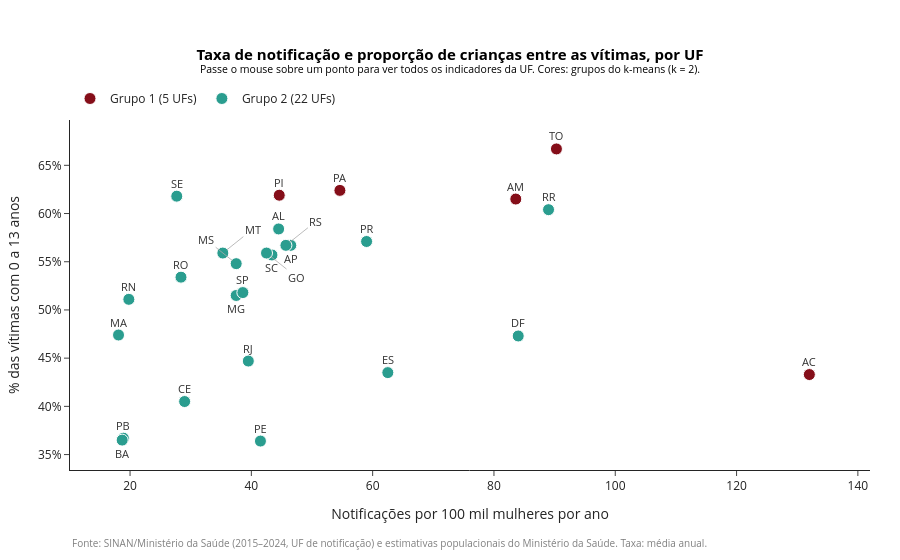

This figure's notebook cell:
### Markdown cell above
**Com quatro grupos.** A divisão em 4 grupos (silhueta 0,27) detalha a anterior. O Acre fica sozinho no Grupo A, pela taxa muito acima das demais (132 por 100 mil mulheres por ano) e por ter só 7,5% de agressores da família. O Grupo B junta Amazonas, Pará, Piauí e Tocantins (o Grupo 1 anterior, sem o Acre) com Rio Grande do Sul e Sergipe: taxa acima da média, mais crianças entre as vítimas (62%) e mais casos em casa (77%). O Grupo C reúne 15 UFs, todas as do Sudeste e do Centro-Oeste, além de Paraná, Santa Catarina e algumas do Norte e do Nordeste, com perfil próximo da média. O Grupo D reúne cinco estados do Nordeste (Bahia, Ceará, Maranhão, Paraíba e Pernambuco), com a menor taxa (25,2), a menor proporção de crianças (40%) e poucos agressores da família (13%).

**Como interpretar.** O Grupo D é o retrato mais claro da subnotificação. São estados com taxas de notificação baixas na saúde e, como mostrou a seção 7, com a polícia registrando mais casos de crianças do que a saúde (na Bahia, mais de quatro vezes). Ou seja, a proporção menor de crianças nesse grupo provavelmente vem de crianças que não chegam à notificação de saúde, e não de menos violência contra elas.

### Code cell
# Taxa de notificação × proporção de crianças entre as vítimas, por UF, com as cores dos grupos do k-means (k = 2)
x_col, y_col = "taxa_anual", "pct_criancas"
dados_uf = indicadores.reset_index()
x_lim = [dados_uf[x_col].min() - 8, dados_uf[x_col].max() + 10]
y_lim = [dados_uf[y_col].min() - 3, dados_uf[y_col].max() + 3]
titulo_disp = "Taxa de notificação e proporção de crianças entre as vítimas, por UF"
fonte_disp = ("Fonte: SINAN/Ministério da Saúde (2015–2024, UF de notificação) e estimativas populacionais do Ministério "
              "da Saúde. Taxa: média anual.")

# Versão estática (imagem salva na pasta figures). Fica visível no notebook porque o GitHub não mostra gráficos do
# plotly (JavaScript): sem ela, o notebook aberto no GitHub teria um espaço em branco
fig, ax = plt.subplots(figsize=(9, 5.6))
for g in nomes_grupos:
    d = dados_uf[dados_uf["GRUPO"] == g]
    ax.scatter(d[x_col], d[y_col], s=70, color=cores_grupos[g], edgecolor="white", linewidth=1, zorder=3,
               label=f"{g} ({len(d)} UFs)")
legenda = ax.legend(loc="upper right")
ax.set_xlim(x_lim)
ax.set_ylim(y_lim)
ax.yaxis.set_major_formatter(fmt_pct)
ax.set_xlabel("Notificações por 100 mil mulheres por ano")
ax.set_ylabel("% das vítimas com 0 a 13 anos")
plt.tight_layout()
rotulos_sem_sobrepor(ax, dados_uf[x_col], dados_uf[y_col], dados_uf["SIGLA"], evitar=[legenda])
nota_de_fonte(fig, fonte_disp)
titulo_na_imagem(fig, titulo_disp + " (cores: grupos do k-means, k = 2)")
plt.savefig("../figures/p8_taxa_criancas_grupos.png", dpi=200, bbox_inches="tight")
plt.show()

# Versão interativa: passe o mouse sobre um ponto para ver todos os indicadores da UF
LARGURA, ALTURA = 900, 560
MARGEM = dict(l=70, r=30, t=120, b=90)

def em_pixels(x, y):
    """Converte um ponto do gráfico para pixels (origem no canto superior esquerdo)."""
    largura_util = LARGURA - MARGEM["l"] - MARGEM["r"]
    altura_util = ALTURA - MARGEM["t"] - MARGEM["b"]
    px = MARGEM["l"] + (x - x_lim[0]) / (x_lim[1] - x_lim[0]) * largura_util
    py = MARGEM["t"] + (y_lim[1] - y) / (y_lim[1] - y_lim[0]) * altura_util
    return px, py

# Escolhe a posição de cada sigla: primeiro ao lado do ponto; se não couber, um pouco mais longe, com uma linha até ele
pontos = [em_pixels(x, y) for x, y in zip(dados_uf[x_col], dados_uf[y_col])]
ocupado = [(px - 6, py - 6, px + 6, py + 6) for px, py in pontos]
perto = [(0, -13), (0, 13), (16, 0), (-16, 0), (14, -11), (-14, -11), (14, 11), (-14, 11)]
longe = [(30, -24), (-30, -24), (30, 24), (-30, 24), (44, 0), (-44, 0), (0, -34), (0, 34)]
sobrepoe = lambda a, b: not (a[2] <= b[0] or b[2] <= a[0] or a[3] <= b[1] or b[3] <= a[1])
anotacoes = []
for (px, py), sigla, x, y in zip(pontos, dados_uf["SIGLA"], dados_uf[x_col], dados_uf[y_col]):
    larg, alt = 8 * len(sigla) + 2, 14
    escolha = None
    for dx, dy in perto + longe:
        caixa = (px + dx - larg / 2, py + dy - alt / 2, px + dx + larg / 2, py + dy + alt / 2)
        if not any(sobrepoe(caixa, o) for o in ocupado):
            escolha = (dx, dy, caixa)
            break
    if escolha is None:
        escolha = (0, -13, (px - larg / 2, py - 19, px + larg / 2, py - 6))
    dx, dy, caixa = escolha
    ocupado.append(caixa)
    afastado = (dx, dy) in longe
    anotacoes.append(dict(x=x, y=y, text=sigla, showarrow=afastado, ax=dx, ay=dy, arrowhead=0, arrowwidth=0.8,
                          arrowcolor="#AAAAAA", standoff=5, xshift=0 if afastado else dx,
                          yshift=0 if afastado else -dy, font=dict(size=11, color="#333333")))

# nota de fonte no rodapé, abaixo do título do eixo x
anotacoes.append(dict(text=fonte_disp, xref="paper", yref="paper", x=0, xanchor="left", yanchor="bottom",
                      y=-(MARGEM["b"] - 8) / (ALTURA - MARGEM["t"] - MARGEM["b"]), showarrow=False,
                      font=dict(size=10, color="gray")))

fig_int = go.Figure()
for g in nomes_grupos:
    d = dados_uf[dados_uf["GRUPO"] == g]
    fig_int.add_trace(go.Scatter(
        x=d[x_col], y=d[y_col], mode="markers", name=f"{g} ({len(d)} UFs)",
        marker=dict(size=12, color=cores_grupos[g], line=dict(width=1, color="white")),
        customdata=d[["ESTADO", "pct_residencia", "pct_familiar", "pct_desconhecido"]],
        hovertemplate=("<b>%{customdata[0]}</b><br>Taxa: %{x:.1f} por 100 mil mulheres/ano<br>"
                       "Vítimas de 0 a 13 anos: %{y:.1f}%<br>Casos na residência: %{customdata[1]:.1f}%<br>"
                       "Agressor da família: %{customdata[2]:.1f}%<br>Agressor desconhecido: %{customdata[3]:.1f}%"
                       "<extra></extra>"),
    ))
fig_int.update_layout(
    width=LARGURA, height=ALTURA, margin=MARGEM, template="simple_white", annotations=anotacoes,
    title=dict(text=(f"<b>{titulo_disp}</b><br>"
                     "<sup>Passe o mouse sobre um ponto para ver todos os indicadores da UF. "
                     "Cores: grupos do k-means (k = 2).</sup>"), x=0.5, xanchor="center",
               font=dict(size=15, color="black")),  # 15 px na tela ≈ tamanho 11 dos outros gráficos
    legend=dict(orientation="h", x=0.0, y=1.02, xanchor="left", yanchor="bottom"),
    xaxis=dict(title="Notificações por 100 mil mulheres por ano", range=x_lim),
    yaxis=dict(title="% das vítimas com 0 a 13 anos", range=y_lim, ticksuffix="%"),
    separators=",.",
)
fig_int.show()

### Figure 1 — Plotly figure (JSON) as saved in the notebook; plotly's stock layout.template omitted (floating-point values rounded to 4 significant figures)
{"data": [{"customdata": [["Acre", 87.8, 7.5, 11], ["Amazonas", 82.6, 18.7, 15.1], ["Pará", 78.6, 21.2, 12.9], ["Tocantins", 77.8, 20.9, 14.9], ["Piauí", 76, 19.8, 9.6]], "hovertemplate": "<b>%{customdata[0]}</b><br>Taxa: %{x:.1f} por 100 mil mulheres/ano<br>Vítimas de 0 a 13 anos: %{y:.1f}%<br>Casos na residência: %{customdata[1]:.1f}%<br>Agressor da família: %{customdata[2]:.1f}%<br>Agressor desconhecido: %{customdata[3]:.1f}%<extra></extra>", "marker": {"color": "#850E19", "line": {"color": "white", "width": 1}, "size": 12}, "mode": "markers", "name": "Grupo 1 (5 UFs)", "type": "scatter", "x": [132.0, 83.6, 54.6, 90.3, 44.6], "y": [43.3, 61.5, 62.4, 66.7, 61.9]}, {"customdata": [["Rondônia", 74.5, 15.3, 22.7], ["Roraima", 70.2, 17.9, 24.2], ["Amapá", 76.4, 12.9, 19.6], ["Maranhão", 75.3, 12.1, 18.4], ["Ceará", 72, 16.7, 16.7], ["Rio Grande do Norte", 66.9, 17.5, 20.9], ["Paraíba", 66.4, 10.4, 25.5], ["Pernambuco", 68.8, 11.3, 21.7], ["Alagoas", 69.3, 20.7, 17.2], ["Sergipe", 73.1, 20, 13.7], ["Bahia", 71.1, 13.2, 21.1], ["Minas Gerais", 67.6, 20.7, 20.1], ["Espírito Santo", 72.9, 20.8, 15.9], ["Rio de Janeiro", 67.1, 20.3, 24], ["São Paulo", 64.6, 23.7, 22.2], ["Paraná", 70.3, 25.2, 17], ["Santa Catarina", 69.9, 23.2, 19.3], ["Rio Grande do Sul", 74.1, 28.6, 15.7], ["Mato Grosso do Sul", 69.3, 19.3, 20.1], ["Mato Grosso", 73.7, 20.7, 20.8], ["Goiás", 74.2, 22.7, 23.6], ["Distrito Federal", 71.2, 18.2, 23.8]], "hovertemplate": "<b>%{customdata[0]}</b><br>Taxa: %{x:.1f} por 100 mil mulheres/ano<br>Vítimas de 0 a 13 anos: %{y:.1f}%<br>Casos na residência: %{customdata[1]:.1f}%<br>Agressor da família: %{customdata[2]:.1f}%<br>Agressor desconhecido: %{customdata[3]:.1f}%<extra></extra>", "marker": {"color": "#2A9D8F", "line": {"color": "white", "width": 1}, "size": 12}, "mode": "markers", "name": "Grupo 2 (22 UFs)", "type": "scatter", "x": [28.4, 89.0, 46.5, 18.1, 29.0, 19.8, 18.9, 41.5, 44.5, 27.7, 18.7, 37.5, 62.5, 39.5, 38.6, 59.0, 43.4, 45.7, 37.5, 35.3, 42.5, 84.0], "y": [53.4, 60.4, 56.7, 47.4, 40.5, 51.1, 36.7, 36.4, 58.4, 61.8, 36.5, 51.5, 43.5, 44.7, 51.8, 57.1, 55.7, 56.7, 54.8, 55.9, 55.9, 47.3]}], "layout": {"annotations": [{"arrowcolor": "#AAAAAA", "arrowhead": 0, "arrowwidth": 0.8, "ax": 0, "ay": -13, "font": {"color": "#333333", "size": 11}, "showarrow": false, "standoff": 5, "text": "RO", "x": 28.4, "xshift": 0, "y": 53.4, "yshift": 13}, {"arrowcolor": "#AAAAAA", "arrowhead": 0, "arrowwidth": 0.8, "ax": 0, "ay": -13, "font": {"color": "#333333", "size": 11}, "showarrow": false, "standoff": 5, "text": "AC", "x": 132, "xshift": 0, "y": 43.3, "yshift": 13}, {"arrowcolor": "#AAAAAA", "arrowhead": 0, "arrowwidth": 0.8, "ax": 0, "ay": -13, "font": {"color": "#333333", "size": 11}, "showarrow": false, "standoff": 5, "text": "AM", "x": 83.6, "xshift": 0, "y": 61.5, "yshift": 13}, {"arrowcolor": "#AAAAAA", "arrowhead": 0, "arrowwidth": 0.8, "ax": 0, "ay": -13, "font": {"color": "#333333", "size": 11}, "showarrow": false, "standoff": 5, "text": "RR", "x": 89, "xshift": 0, "y": 60.4, "yshift": 13}, {"arrowcolor": "#AAAAAA", "arrowhead": 0, "arrowwidth": 0.8, "ax": 0, "ay": -13, "font": {"color": "#333333", "size": 11}, "showarrow": false, "standoff": 5, "text": "PA", "x": 54.6, "xshift": 0, "y": 62.4, "yshift": 13}, {"arrowcolor": "#AAAAAA", "arrowhead": 0, "arrowwidth": 0.8, "ax": 0, "ay": 13, "font": {"color": "#333333", "size": 11}, "showarrow": false, "standoff": 5, "text": "AP", "x": 46.5, "xshift": 0, "y": 56.7, "yshift": -13}, {"arrowcolor": "#AAAAAA", "arrowhead": 0, "arrowwidth": 0.8, "ax": 0, "ay": -13, "font": {"color": "#333333", "size": 11}, "showarrow": false, "standoff": 5, "text": "TO", "x": 90.3, "xshift": 0, "y": 66.7, "yshift": 13}, {"arrowcolor": "#AAAAAA", "arrowhead": 0, "arrowwidth": 0.8, "ax": 0, "ay": -13, "font": {"color": "#333333", "size": 11}, "showarrow": false, "standoff": 5, "text": "MA", "x": 18.1, "xshift": 0, "y": 47.4, "yshift": 13}, {"arrowcolor": "#AAAAAA", "arrowhead": 0, "arrowwidth": 0.8, "ax": 0, "ay": -13, "font": {"color": "#333333", "size": 11}, "showarrow": false, "standoff": 5, "text": "PI", "x": 44.6, "xshift": 0, "y": 61.9, "yshift": 13}, {"arrowcolor": "#AAAAAA", "arrowhead": 0, "arrowwidth": 0.8, "ax": 0, "ay": -13, "font": {"color": "#333333", "size": 11}, "showarrow": false, "standoff": 5, "text": "CE", "x": 29, "xshift": 0, "y": 40.5, "yshift": 13}, {"arrowcolor": "#AAAAAA", "arrowhead": 0, "arrowwidth": 0.8, "ax": 0, "ay": -13, "font": {"color": "#333333", "size": 11}, "showarrow": false, "standoff": 5, "text": "RN", "x": 19.8, "xshift": 0, "y": 51.1, "yshift": 13}, {"arrowcolor": "#AAAAAA", "arrowhead": 0, "arrowwidth": 0.8, "ax": 0, "ay": -13, "font": {"color": "#333333", "size": 11}, "showarrow": false, "standoff": 5, "text": "PB", "x": 18.9, "xshift": 0, "y": 36.7, "yshift": 13}, {"arrowcolor": "#AAAAAA", "arrowhead": 0, "arrowwidth": 0.8, "ax": 0, "ay": -13, "font": {"color": "#333333", "size": 11}, "showarrow": false, "standoff": 5, "text": "PE", "x": 41.5, "xshift": 0, "y": 36.4, "yshift": 13}, {"arrowcolor": "#AAAAAA", "arrowhead": 0, "arrowwidth": 0.8, "ax": 0, "ay": -13, "font": {"color": "#333333", "size": 11}, "showarrow": false, "standoff": 5, "text": "AL", "x": 44.5, "xshift": 0, "y": 58.4, "yshift": 13}, {"arrowcolor": "#AAAAAA", "arrowhead": 0, "arrowwidth": 0.8, "ax": 0, "ay": -13, "font": {"color": "#333333", "size": 11}, "showarrow": false, "standoff": 5, "text": "SE", "x": 27.7, "xshift": 0, "y": 61.8, "yshift": 13}, {"arrowcolor": "#AAAAAA", "arrowhead": 0, "arrowwidth": 0.8, "ax": 0, "ay": 13, "font": {"color": "#333333", "size": 11}, "showarrow": false, "standoff": 5, "text": "BA", "x": 18.7, "xshift": 0, "y": 36.5, "yshift": -13}, {"arrowcolor": "#AAAAAA", "arrowhead": 0, "arrowwidth": 0.8, "ax": 0, "ay": 13, "font": {"color": "#333333", "size": 11}, "showarrow": false, "standoff": 5, "text": "MG", "x": 37.5, "xshift": 0, "y": 51.5, "yshift": -13}, {"arrowcolor": "#AAAAAA", "arrowhead": 0, "arrowwidth": 0.8, "ax": 0, "ay": -13, "font": {"color": "#333333", "size": 11}, "showarrow": false, "standoff": 5, "text": "ES", "x": 62.5, "xshift": 0, "y": 43.5, "yshift": 13}, {"arrowcolor": "#AAAAAA", "arrowhead": 0, "arrowwidth": 0.8, "ax": 0, "ay": -13, "font": {"color": "#333333", "size": 11}, "showarrow": false, "standoff": 5, "text": "RJ", "x": 39.5, "xshift": 0, "y": 44.7, "yshift": 13}, {"arrowcolor": "#AAAAAA", "arrowhead": 0, "arrowwidth": 0.8, "ax": 0, "ay": -13, "font": {"color": "#333333", "size": 11}, "showarrow": false, "standoff": 5, "text": "SP", "x": 38.6, "xshift": 0, "y": 51.8, "yshift": 13}, {"arrowcolor": "#AAAAAA", "arrowhead": 0, "arrowwidth": 0.8, "ax": 0, "ay": -13, "font": {"color": "#333333", "size": 11}, "showarrow": false, "standoff": 5, "text": "PR", "x": 59, "xshift": 0, "y": 57.1, "yshift": 13}, {"arrowcolor": "#AAAAAA", "arrowhead": 0, "arrowwidth": 0.8, "ax": 0, "ay": 13, "font": {"color": "#333333", "size": 11}, "showarrow": false, "standoff": 5, "text": "SC", "x": 43.4, "xshift": 0, "y": 55.7, "yshift": -13}, {"arrowcolor": "#AAAAAA", "arrowhead": 0, "arrowwidth": 0.8, "ax": 30, "ay": -24, "font": {"color": "#333333", "size": 11}, "showarrow": true, "standoff": 5, "text": "RS", "x": 45.7, "xshift": 0, "y": 56.7, "yshift": 0}, {"arrowcolor": "#AAAAAA", "arrowhead": 0, "arrowwidth": 0.8, "ax": -30, "ay": -24, "font": {"color": "#333333", "size": 11}, "showarrow": true, "standoff": 5, "text": "MS", "x": 37.5, "xshift": 0, "y": 54.8, "yshift": 0}, {"arrowcolor": "#AAAAAA", "arrowhead": 0, "arrowwidth": 0.8, "ax": 30, "ay": -24, "font": {"color": "#333333", "size": 11}, "showarrow": true, "standoff": 5, "text": "MT", "x": 35.3, "xshift": 0, "y": 55.9, "yshift": 0}, {"arrowcolor": "#AAAAAA", "arrowhead": 0, "arrowwidth": 0.8, "ax": 30, "ay": 24, "font": {"color": "#333333", "size": 11}, "showarrow": true, "standoff": 5, "text": "GO", "x": 42.5, "xshift": 0, "y": 55.9, "yshift": 0}, {"arrowcolor": "#AAAAAA", "arrowhead": 0, "arrowwidth": 0.8, "ax": 0, "ay": -13, "font": {"color": "#333333", "size": 11}, "showarrow": false, "standoff": 5, "text": "DF", "x": 84, "xshift": 0, "y": 47.3, "yshift": 13}, {"font": {"color": "gray", "size": 10}, "showarrow": false, "text": "Fonte: SINAN/Ministério da Saúde (2015–2024, UF de notificação) e estimativas populacionais do Ministério da Saúde. Taxa: média anual.", "x": 0, "xanchor": "left", "xref": "paper", "y": -0.2343, "yanchor": "bottom", "yref": "paper"}], "height": 560, "legend": {"orientation": "h", "x": 0, "xanchor": "left", "y": 1.02, "yanchor": "bottom"}, "margin": {"b": 90, "l": 70, "r": 30, "t": 120}, "separators": ",.", "title": {"font": {"color": "black", "size": 15}, "text": "<b>Taxa de notificação e proporção de crianças entre as vítimas, por UF</b><br><sup>Passe o mouse sobre um ponto para ver todos os indicadores da UF. Cores: grupos do k-means (k = 2).</sup>", "x": 0.5, "xanchor": "center"}, "width": 900, "xaxis": {"range": [10.1, 142], "title": {"text": "Notificações por 100 mil mulheres por ano"}}, "yaxis": {"range": [33.4, 69.7], "ticksuffix": "%", "title": {"text": "% das vítimas com 0 a 13 anos"}}}}
